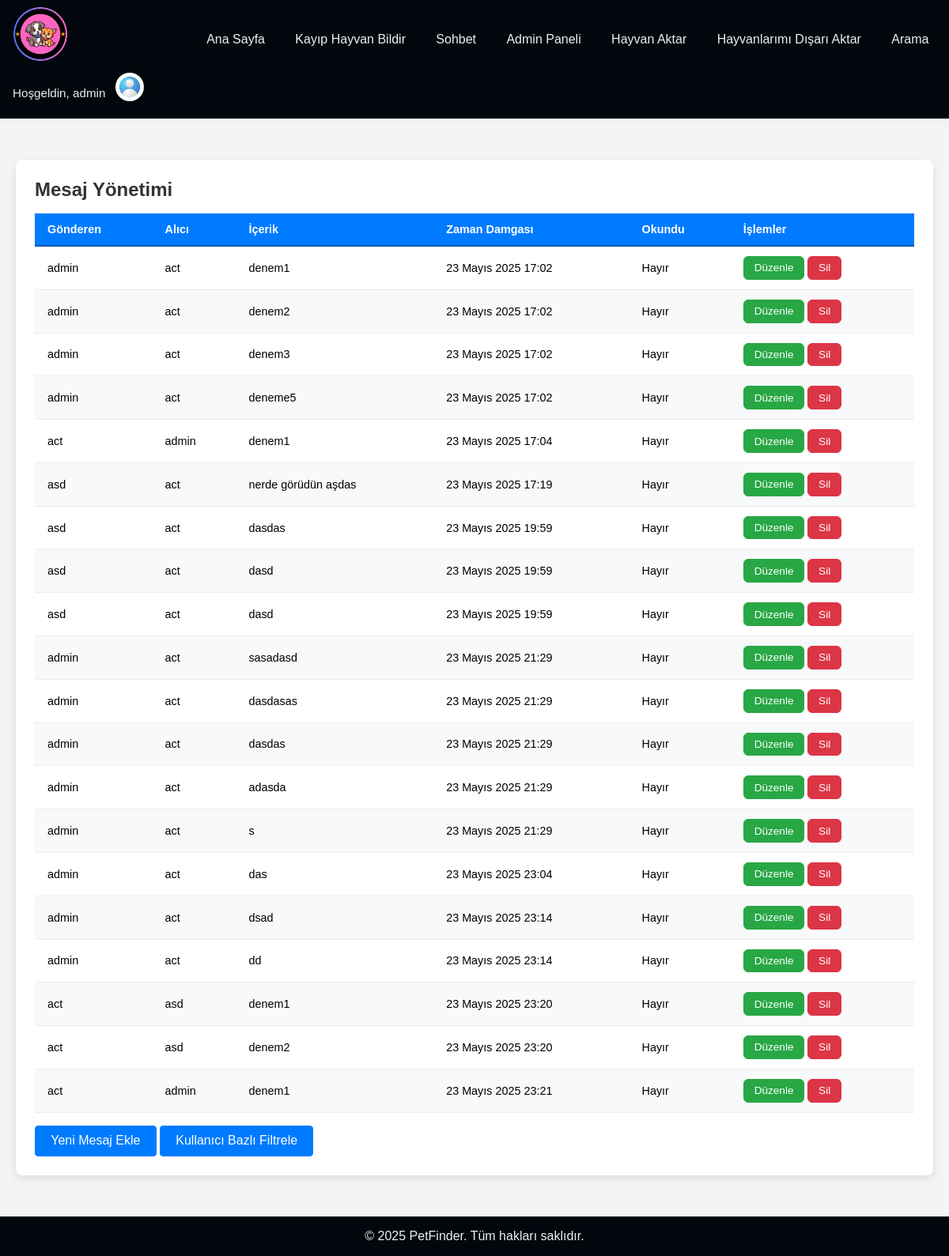
The app's page /mainpage/admin/messages/ (signed in), older data.
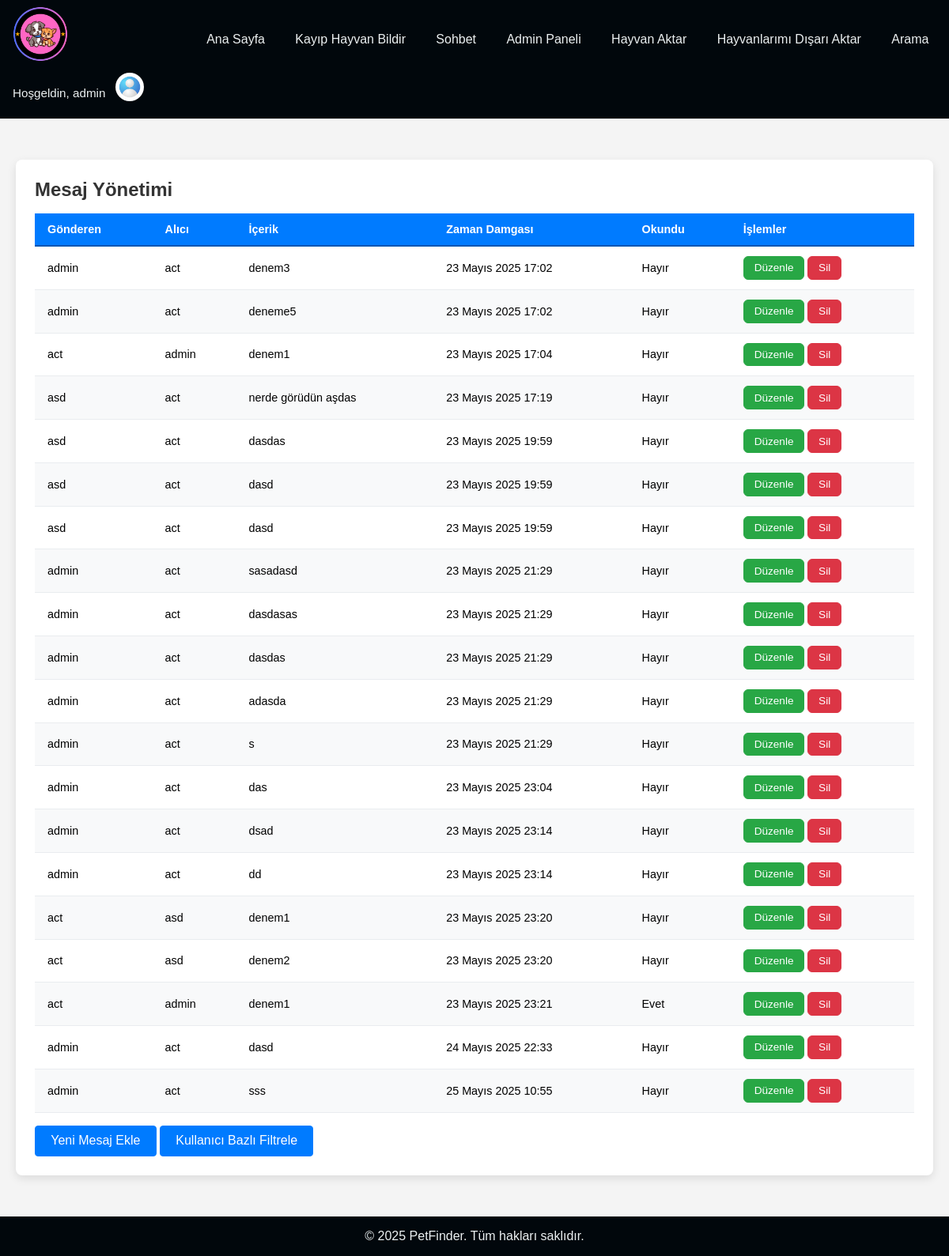
The same page, newer data.
### mainpage/models.py (models this page shows, shortened)
class Message(models.Model):
    sender = models.ForeignKey(User, on_delete=models.CASCADE, related_name='sent_messages', verbose_name="Gönderen")
    receiver = models.ForeignKey(User, on_delete=models.CASCADE, related_name='received_messages', verbose_name="Alıcı")
    content = models.TextField(verbose_name="Mesaj")
    timestamp = models.DateTimeField(verbose_name="Zaman Damgası")
    is_read = models.BooleanField(default=False, verbose_name="Okundu")

### mainpage/views.py (the view)
# urls.py: path('admin/messages/', views.admin_message_list, name='admin_message_list'),
@staff_member_required
def admin_message_list(request):
    messages = Message.objects.all()
    return render(request, 'admin/message_list.html', {'messages': messages})

### mainpage/context_processors.py (called while the page is built)
def user_profile(request):
    if request.user.is_authenticated:
        try:
            profile = UserProfile.objects.get(user=request.user)
        except UserProfile.DoesNotExist:
            profile = None
    else:
        profile = None
    return {'user_profile': profile}

### mainpage/templates/admin/message_list.html (shortened to what this page needs)
{% extends 'mainpage/base.html' %}
{% load static %}
{% block extra_css %}
    <link rel="stylesheet" href="{% static 'mainpage/admin_pet_list.css' %}">
{% endblock %}
{% block content %}
    <main>
        <section>
            <div class="admin-pet-list-container">
            <h1>Mesaj Yönetimi</h1>
            <table>
                <thead>
                    <tr>
                        <th>Gönderen</th>
                        <th>Alıcı</th>
                        <th>İçerik</th>
                        <th>Zaman Damgası</th>
                        <th>Okundu</th>
                        <th>İşlemler</th>
                    </tr>
                </thead>
                <tbody>
                    {% for message in messages %}
                        <tr>
                            <td>{{ message.sender.username }}</td>
                            <td>{{ message.receiver.username }}</td>
                            <td>{{ message.content|truncatechars:50 }}</td>
                            <td>{{ message.timestamp }}</td>
                            <td>{{ message.is_read|yesno:"Evet,Hayır" }}</td>
                            <td>
                                <a class="bt green" href="{% url 'mainpage:admin_message_edit' message.pk %}">Düzenle</a>
                                <a class="bt red" href="{% url 'mainpage:admin_message_delete' message.pk %}">Sil</a>
                            </td>
                        </tr>
                    {% empty %}
                        <tr><td colspan="6">Kayıtlı mesaj bulunmuyor.</td></tr>
                    {% endfor %}
                </tbody>
            </table>
            <div class="actions">
                <a href="{% url 'mainpage:admin_message_add' %}" class="button add-new">Yeni Mesaj Ekle</a>
                <a href="{% url 'mainpage:admin_message_list_filtered' %}" class="button">Kullanıcı Bazlı Filtrele</a>
            </div>
            </div>
        </section>
    </main>
{% endblock %}

Row changes from the older to the newer data that the page shows:
removed Message: sender.username "admin", receiver.username "act", content "denem1", timestamp "23 Mayıs 2025 17:02", is_read "Hayır"
removed Message: sender.username "admin", receiver.username "act", content "denem2", timestamp "23 Mayıs 2025 17:02", is_read "Hayır"
changed Message: is_read "Hayır" → "Evet"
added Message: sender.username "admin", receiver.username "act", content "dasd", timestamp "24 Mayıs 2025 22:33", is_read "Hayır"
added Message: sender.username "admin", receiver.username "act", content "sss", timestamp "25 Mayıs 2025 10:55", is_read "Hayır"
